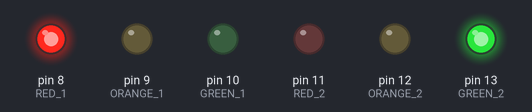
A sketch run on a simulated Arduino Uno, built with avr-gcc and run on an emulated ATmega328P. Shown: output pins drawn as LEDs (lit = HIGH).

Above: at 0.5 s.
At 1.2 s:
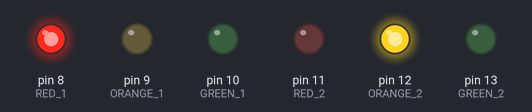
At 2.7 s:
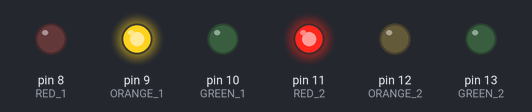
At 5.0 s:
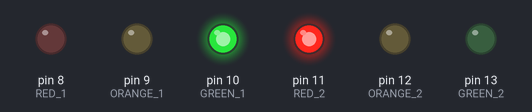
Timing chart, 0 to 6.9 s (numbered marks = the images above):
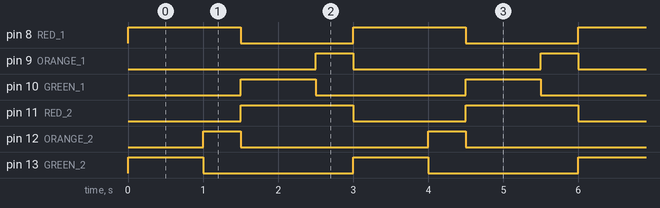

Measured:
- by itself, pin 8 (RED_1), pin 11 (RED_2): alternates HIGH for 1.5 s and LOW for 1.5 s
- by itself, pin 9 (ORANGE_1), pin 12 (ORANGE_2): alternates HIGH for 0.50 s and LOW for 2.5 s
- by itself, pin 10 (GREEN_1), pin 13 (GREEN_2): alternates HIGH for 1.0 s and LOW for 2.0 s

The sketch:

sketch_nov6a.ino
```cpp
void setup()
{
  pinMode(8, OUTPUT);// RED 1
  pinMode(9, OUTPUT);// ORANGE 1
  pinMode(10, OUTPUT);// GREEN 1
  pinMode(11, OUTPUT);// RED 2
  pinMode(12, OUTPUT);// ORANGE 2
  pinMode(13, OUTPUT);// GREEN 2
}

void loop()
{
  //state one
  digitalWrite(13, 1);
  digitalWrite(9, 0);
  digitalWrite(12, 0);
  digitalWrite(10, 0);
  digitalWrite(11, 0);
  digitalWrite(8, 1);
  delay(1000);
  // feu vert fel thenya
  digitalWrite(13, 0);
  digitalWrite(9, 0);
  digitalWrite(12, 1);
  digitalWrite(10, 0);
  digitalWrite(11, 0);
  digitalWrite(8, 1);
  delay(500);
  // feu orange
  digitalWrite(13, 0);
  digitalWrite(9, 0);
  digitalWrite(12, 0);
  digitalWrite(10, 1);
  digitalWrite(11, 1);
  digitalWrite(8, 0);
  delay(1000);

  digitalWrite(10, 0);
  digitalWrite(11, 1);
  digitalWrite(8, 0);
  digitalWrite(13, 0);
  digitalWrite(9, 1);
  digitalWrite(12,0);
  delay(500);

}
```
